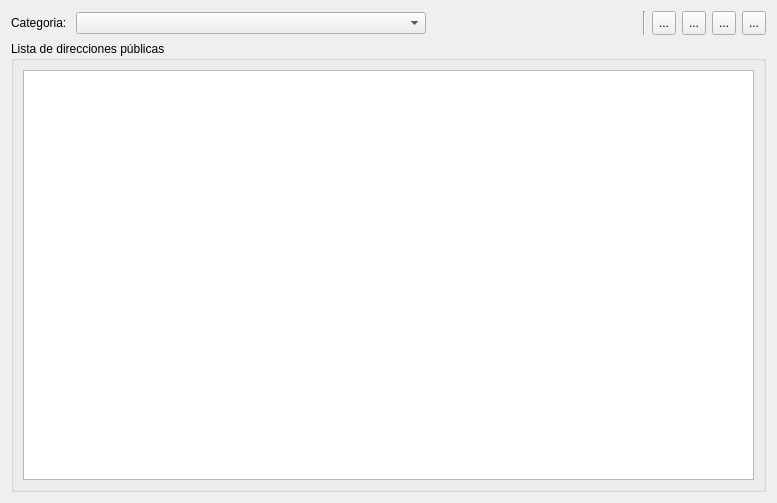
<?xml version="1.0" encoding="UTF-8"?>
<ui version="4.0">
 <class>PublicUrlDialog</class>
 <widget class="QDialog" name="PublicUrlDialog">
  <property name="geometry">
   <rect>
    <x>0</x>
    <y>0</y>
    <width>777</width>
    <height>503</height>
   </rect>
  </property>
  <property name="windowTitle">
   <string>Dialog</string>
  </property>
  <layout class="QVBoxLayout" name="verticalLayout_2">
   <item>
    <layout class="QHBoxLayout" name="horizontalLayout">
     <item>
      <widget class="QLabel" name="label">
       <property name="sizePolicy">
        <sizepolicy hsizetype="Fixed" vsizetype="Preferred">
         <horstretch>0</horstretch>
         <verstretch>0</verstretch>
        </sizepolicy>
       </property>
       <property name="text">
        <string>Categoria: </string>
       </property>
      </widget>
     </item>
     <item>
      <widget class="QComboBox" name="categoryComboBox">
       <property name="sizePolicy">
        <sizepolicy hsizetype="Preferred" vsizetype="Fixed">
         <horstretch>0</horstretch>
         <verstretch>0</verstretch>
        </sizepolicy>
       </property>
       <property name="minimumSize">
        <size>
         <width>350</width>
         <height>0</height>
        </size>
       </property>
       <property name="maximumSize">
        <size>
         <width>350</width>
         <height>16777215</height>
        </size>
       </property>
      </widget>
     </item>
     <item>
      <spacer name="horizontalSpacer">
       <property name="orientation">
        <enum>Qt::Orientation::Horizontal</enum>
       </property>
       <property name="sizeHint" stdset="0">
        <size>
         <width>40</width>
         <height>20</height>
        </size>
       </property>
      </spacer>
     </item>
     <item>
      <widget class="Line" name="line_2">
       <property name="orientation">
        <enum>Qt::Orientation::Vertical</enum>
       </property>
      </widget>
     </item>
     <item>
      <widget class="QToolButton" name="newToolButton">
       <property name="minimumSize">
        <size>
         <width>0</width>
         <height>24</height>
        </size>
       </property>
       <property name="maximumSize">
        <size>
         <width>16777215</width>
         <height>24</height>
        </size>
       </property>
       <property name="toolTip">
        <string>Agregar url</string>
       </property>
       <property name="text">
        <string>...</string>
       </property>
       <property name="iconSize">
        <size>
         <width>24</width>
         <height>24</height>
        </size>
       </property>
       <property name="autoRaise">
        <bool>false</bool>
       </property>
      </widget>
     </item>
     <item>
      <widget class="QToolButton" name="editToolButton">
       <property name="minimumSize">
        <size>
         <width>0</width>
         <height>24</height>
        </size>
       </property>
       <property name="maximumSize">
        <size>
         <width>16777215</width>
         <height>24</height>
        </size>
       </property>
       <property name="toolTip">
        <string>Editar url</string>
       </property>
       <property name="text">
        <string>...</string>
       </property>
       <property name="iconSize">
        <size>
         <width>24</width>
         <height>24</height>
        </size>
       </property>
       <property name="autoRaise">
        <bool>false</bool>
       </property>
      </widget>
     </item>
     <item>
      <widget class="QToolButton" name="quitarToolButton">
       <property name="minimumSize">
        <size>
         <width>0</width>
         <height>24</height>
        </size>
       </property>
       <property name="maximumSize">
        <size>
         <width>16777215</width>
         <height>24</height>
        </size>
       </property>
       <property name="toolTip">
        <string>Eliminar url</string>
       </property>
       <property name="text">
        <string>...</string>
       </property>
       <property name="iconSize">
        <size>
         <width>24</width>
         <height>24</height>
        </size>
       </property>
       <property name="autoRaise">
        <bool>false</bool>
       </property>
      </widget>
     </item>
     <item>
      <widget class="QToolButton" name="openPushButton">
       <property name="minimumSize">
        <size>
         <width>0</width>
         <height>24</height>
        </size>
       </property>
       <property name="maximumSize">
        <size>
         <width>16777215</width>
         <height>24</height>
        </size>
       </property>
       <property name="toolTip">
        <string>Abrir en el navegador</string>
       </property>
       <property name="text">
        <string>...</string>
       </property>
       <property name="iconSize">
        <size>
         <width>24</width>
         <height>24</height>
        </size>
       </property>
       <property name="autoRaise">
        <bool>false</bool>
       </property>
      </widget>
     </item>
    </layout>
   </item>
   <item>
    <widget class="QGroupBox" name="groupBox">
     <property name="title">
      <string>Lista de direcciones públicas</string>
     </property>
     <layout class="QVBoxLayout" name="verticalLayout">
      <item>
       <widget class="QTableView" name="urlTableView">
        <property name="selectionMode">
         <enum>QAbstractItemView::SelectionMode::SingleSelection</enum>
        </property>
        <property name="showGrid">
         <bool>false</bool>
        </property>
       </widget>
      </item>
     </layout>
    </widget>
   </item>
  </layout>
 </widget>
 <resources/>
 <connections/>
</ui>
